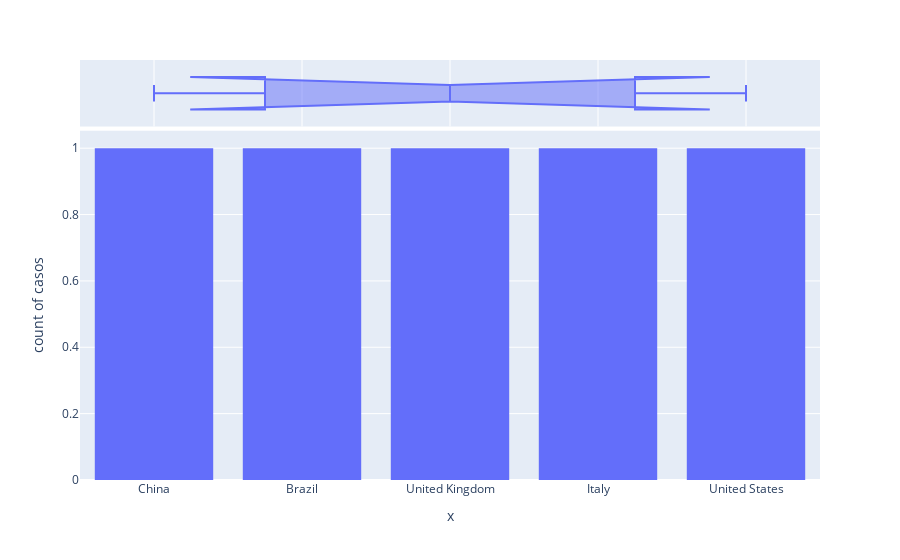

The code cell stored with this chart in its notebook:
### Code cell
fig = px.histogram(
    data_frame=total,
    x=total.index,
    y="casos",
    marginal="box",
)
fig.show()

### Figure 1 — Plotly figure (JSON) as saved in the notebook; plotly's stock layout.template omitted (floating-point values rounded to 4 significant figures)
{"data": [{"alignmentgroup": "True", "bingroup": "x", "hoverlabel": {"namelength": 0}, "hovertemplate": "x=%{x}<br>count of casos=%{y}", "legendgroup": "", "marker": {"color": "#636efa"}, "name": "", "offsetgroup": "", "orientation": "v", "showlegend": false, "type": "histogram", "x": ["China", "Brazil", "United Kingdom", "Italy", "United States"], "xaxis": "x", "y": [83991, 155939, 215260, 218268, 1309541], "yaxis": "y"}, {"alignmentgroup": "True", "hoverlabel": {"namelength": 0}, "hovertemplate": "x=%{x}", "legendgroup": "", "marker": {"color": "#636efa"}, "name": "", "notched": true, "offsetgroup": "", "showlegend": false, "type": "box", "x": ["China", "Brazil", "United Kingdom", "Italy", "United States"], "xaxis": "x2", "yaxis": "y2"}], "layout": {"barmode": "relative", "legend": {"tracegroupgap": 0}, "margin": {"t": 60}, "xaxis": {"anchor": "y", "domain": [0, 1], "title": {"text": "x"}}, "xaxis2": {"anchor": "y2", "domain": [0, 1], "matches": "x", "showgrid": true, "showticklabels": false}, "yaxis": {"anchor": "x", "domain": [0, 0.8316], "title": {"text": "count of casos"}}, "yaxis2": {"anchor": "x2", "domain": [0.8416, 1], "matches": "y2", "showgrid": false, "showline": false, "showticklabels": false, "ticks": ""}}}
